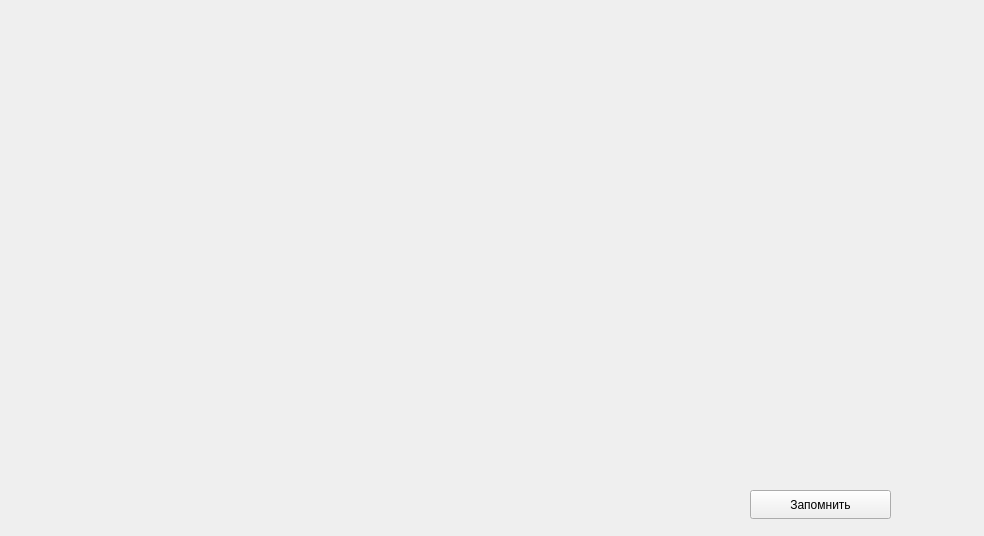
<?xml version="1.0" encoding="UTF-8"?>
<ui version="4.0">
 <class>CreateStateField</class>
 <widget class="QWidget" name="CreateStateField">
  <property name="geometry">
   <rect>
    <x>0</x>
    <y>0</y>
    <width>984</width>
    <height>536</height>
   </rect>
  </property>
  <property name="windowTitle">
   <string>Form</string>
  </property>
  <widget class="QPushButton" name="create_but">
   <property name="geometry">
    <rect>
     <x>750</x>
     <y>490</y>
     <width>141</width>
     <height>29</height>
    </rect>
   </property>
   <property name="text">
    <string>Запомнить</string>
   </property>
  </widget>
 </widget>
 <resources/>
 <connections/>
</ui>
